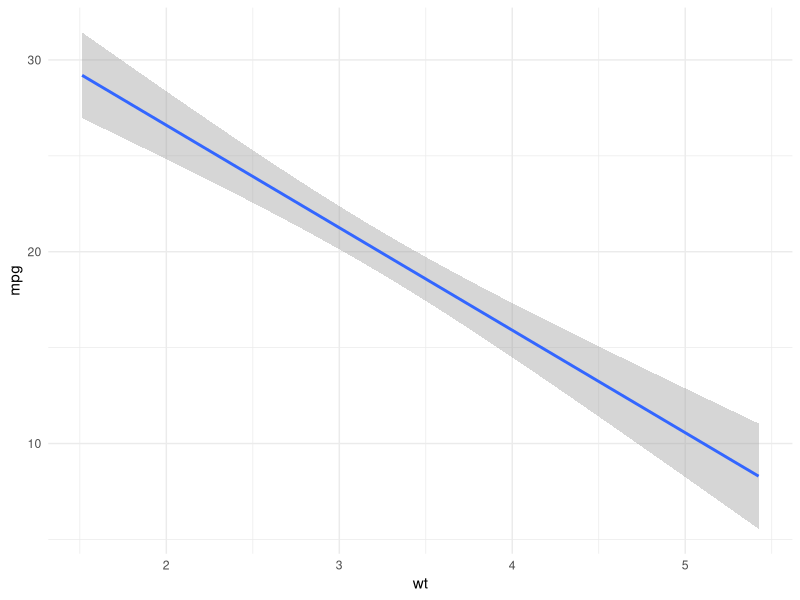
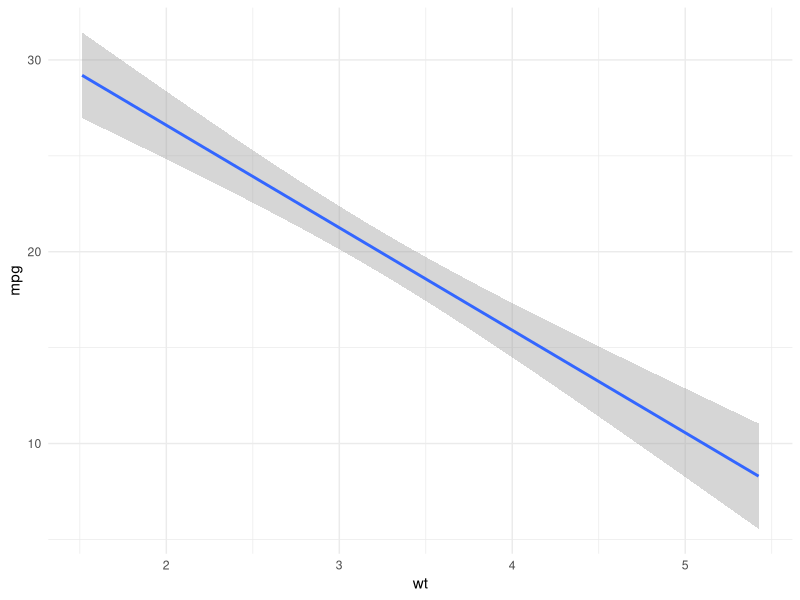

Here is the R script that generated these plots, in order:
## ---- chunk 1
library(knitr)  
library(tidyverse)
## ---- chunk 2
mtcars %>% 
  ggplot(aes(x = wt, y = mpg, color = am)) + 
    geom_smooth(method = "lm") +
    theme_minimal() 
## ---- chunk 3
mtcars %>% 
  ggplot(aes(x = wt, y = mpg, color = am)) + 
    geom_smooth(method = "lm") +
    theme_minimal() 
